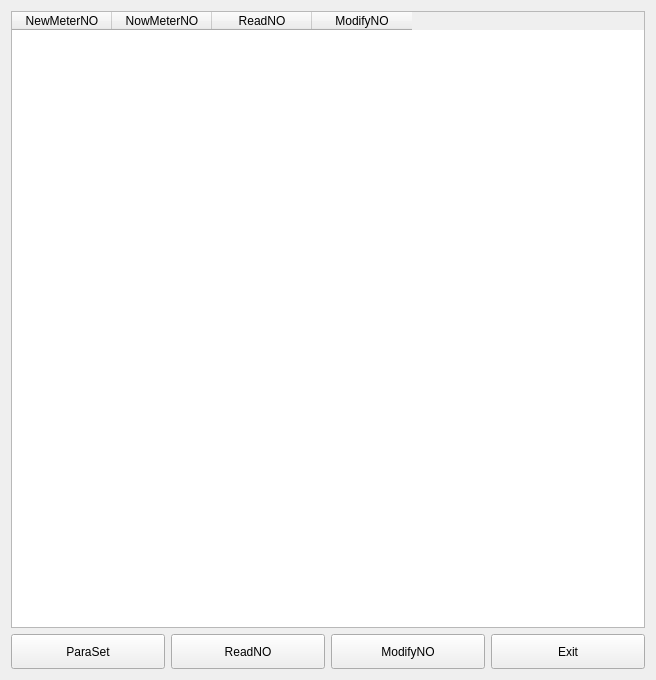
<?xml version="1.0" encoding="UTF-8"?>
<ui version="4.0">
 <class>ScanCodeDlgClass</class>
 <widget class="QWidget" name="ScanCodeDlgClass">
  <property name="windowModality">
   <enum>Qt::ApplicationModal</enum>
  </property>
  <property name="geometry">
   <rect>
    <x>0</x>
    <y>0</y>
    <width>656</width>
    <height>680</height>
   </rect>
  </property>
  <property name="windowTitle">
   <string>ScanCodeDlg</string>
  </property>
  <property name="windowIcon">
   <iconset resource="scancodedlg.qrc">
    <normaloff>:/scancodedlg/images/scancode.png</normaloff>:/scancodedlg/images/scancode.png</iconset>
  </property>
  <layout class="QGridLayout" name="gridLayout">
   <item row="0" column="0" colspan="4">
    <widget class="QTableWidget" name="tableWidget">
     <property name="inputMethodHints">
      <set>Qt::ImhDigitsOnly|Qt::ImhFormattedNumbersOnly|Qt::ImhPreferNumbers</set>
     </property>
     <property name="editTriggers">
      <set>QAbstractItemView::CurrentChanged|QAbstractItemView::DoubleClicked|QAbstractItemView::EditKeyPressed</set>
     </property>
     <column>
      <property name="text">
       <string>NewMeterNO</string>
      </property>
     </column>
     <column>
      <property name="text">
       <string>NowMeterNO</string>
      </property>
     </column>
     <column>
      <property name="text">
       <string>ReadNO</string>
      </property>
     </column>
     <column>
      <property name="text">
       <string>ModifyNO</string>
      </property>
     </column>
    </widget>
   </item>
   <item row="1" column="0">
    <widget class="QPushButton" name="btnParaSet">
     <property name="sizePolicy">
      <sizepolicy hsizetype="Preferred" vsizetype="Preferred">
       <horstretch>0</horstretch>
       <verstretch>0</verstretch>
      </sizepolicy>
     </property>
     <property name="minimumSize">
      <size>
       <width>80</width>
       <height>35</height>
      </size>
     </property>
     <property name="maximumSize">
      <size>
       <width>16777215</width>
       <height>16777215</height>
      </size>
     </property>
     <property name="text">
      <string>ParaSet</string>
     </property>
    </widget>
   </item>
   <item row="1" column="1">
    <widget class="QPushButton" name="btnAllReadNO">
     <property name="sizePolicy">
      <sizepolicy hsizetype="Preferred" vsizetype="Preferred">
       <horstretch>0</horstretch>
       <verstretch>0</verstretch>
      </sizepolicy>
     </property>
     <property name="minimumSize">
      <size>
       <width>80</width>
       <height>35</height>
      </size>
     </property>
     <property name="maximumSize">
      <size>
       <width>16777215</width>
       <height>16777215</height>
      </size>
     </property>
     <property name="text">
      <string>ReadNO</string>
     </property>
    </widget>
   </item>
   <item row="1" column="2">
    <widget class="QPushButton" name="btnAllModifyNO">
     <property name="sizePolicy">
      <sizepolicy hsizetype="Preferred" vsizetype="Preferred">
       <horstretch>0</horstretch>
       <verstretch>0</verstretch>
      </sizepolicy>
     </property>
     <property name="minimumSize">
      <size>
       <width>80</width>
       <height>35</height>
      </size>
     </property>
     <property name="maximumSize">
      <size>
       <width>16777215</width>
       <height>16777215</height>
      </size>
     </property>
     <property name="text">
      <string>ModifyNO</string>
     </property>
    </widget>
   </item>
   <item row="1" column="3">
    <widget class="QPushButton" name="btnExit">
     <property name="sizePolicy">
      <sizepolicy hsizetype="Preferred" vsizetype="Preferred">
       <horstretch>0</horstretch>
       <verstretch>0</verstretch>
      </sizepolicy>
     </property>
     <property name="minimumSize">
      <size>
       <width>80</width>
       <height>35</height>
      </size>
     </property>
     <property name="maximumSize">
      <size>
       <width>16777215</width>
       <height>16777215</height>
      </size>
     </property>
     <property name="text">
      <string>Exit</string>
     </property>
    </widget>
   </item>
  </layout>
 </widget>
 <resources>
  <include location="scancodedlg.qrc"/>
 </resources>
 <connections/>
</ui>
